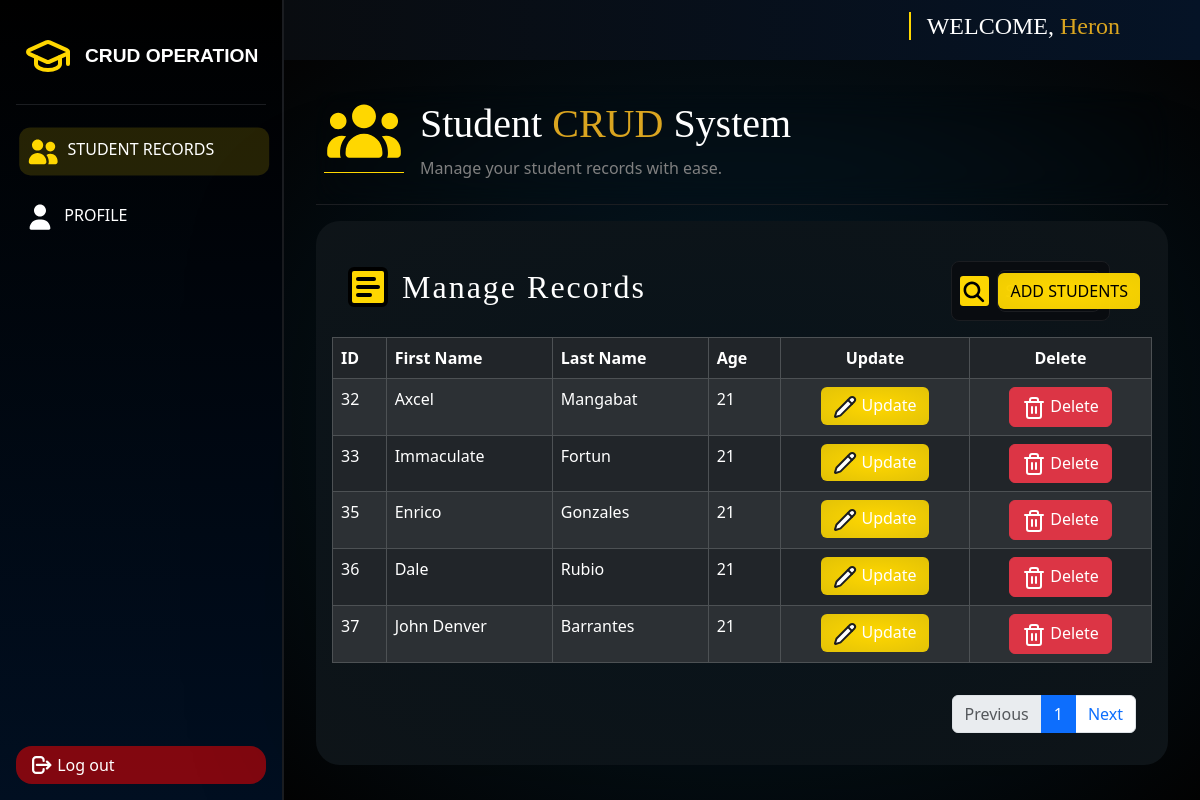
/dashboard.php (signed in), run on the app's committed database.
### tables this page shows
CREATE TABLE `users` (
  `ID` int(11) NOT NULL,
  `Name` varchar(255) NOT NULL,
  `Email` varchar(255) NOT NULL,
  `Username` varchar(255) NOT NULL,
  `Password` varchar(255) NOT NULL
);

CREATE TABLE `students` (
  `id` int(11) NOT NULL,
  `First_Name` varchar(255) DEFAULT NULL,
  `Last_Name` varchar(255) DEFAULT NULL,
  `Age` int(11) DEFAULT NULL
);

### dashboard.php (the view, shortened to what this page needs)
<?php include 'header.php'; ?>
<?php include 'users.php'; ?>
<div class="container mt-4" id="innerCon">
    <div class="d-flex justify-content-between align-items-center mb-3" id="labelCon">
        <h2 class="main title2">&nbsp;Manage Records</h2>
        <form action="" method="GET">
            <button name="findName" type="submit" id="Searching"></button>
            <input type="text" name="SearchedName" value="<?php if(isset($_GET['SearchedName'])){echo $_GET['SearchedName'];}?>" id="search" placeholder="Search a record">
        </form>
        <button class="btn btn-primary" data-bs-toggle="modal" data-bs-target="#exampleModal">ADD STUDENTS</button>
    </div>
</div>
<table id="table1" class="table table-dark table-hover table-striped table-bordered">
    <thead class="table-dark">
        <tr>
            <th>ID</th>
            <th>First Name</th>
            <th>Last Name</th>
            <th>Age</th>
            <th>
                <center>Update</center>
            </th>
            <th>
                <center>Delete</center>
            </th>
        </tr>
    </thead>
    <tbody>
        <?php
$records_per_page = 5;
$page = isset($_GET['page']) ? (int) $_GET['page'] : 1;
$page = max(1, $page);
$offset = ($page - 1) * $records_per_page;
$search_query_param = isset($_GET['SearchedName']) ? trim($_GET['SearchedName']) : '';
if (!empty($search_query_param)) {
    $Findname = mysqli_real_escape_string($connection, $search_query_param);
    $query = "SELECT * FROM students WHERE CONCAT(First_Name, ' ', Last_Name) LIKE '%$Findname%'";
} else {
    $count_query = "SELECT COUNT(*) AS total FROM students";
    $count_result = mysqli_query($connection, $count_query);
    $count_row = mysqli_fetch_assoc($count_result);
    $total_records = $count_row['total'];
    $total_pages = ceil($total_records / $records_per_page);
    $query = "SELECT * FROM students LIMIT $offset, $records_per_page";
}
$result = mysqli_query($connection, $query);
if (mysqli_num_rows($result) > 0) {
    while ($row = mysqli_fetch_assoc($result)) {
        $modal_id = "deleteModal_" . $row['id'];
        ?>
        <tr>
            <td><?php echo htmlspecialchars($row['id']); ?></td>
            <td><?php echo htmlspecialchars($row['First_Name']); ?></td>
            <td><?php echo htmlspecialchars($row['Last_Name']); ?></td>
            <td><?php echo htmlspecialchars($row['Age']); ?></td>
            <td>
                <center>
                    <a id="UpdateBtn" href="update_page_1.php?id=<?php echo $row['id']; ?>" class="btn btn-success">
                        Update
                    </a>
                </center>
            </td>
            <td>
                <center>
                    <a class="btn btn-danger" data-bs-toggle="modal" data-bs-target="#<?php echo $modal_id; ?>">
                        Delete
                    </a>
                </center>
            </td>
        </tr>
    <?php }
} else { ?>
    <tr>
        <td colspan="6" class="text-center">No Records Found</td>
    </tr>
<?php } ?>
    </tbody>
</table>
<div class="footerContents" id="paginator">
    <nav class="mt-3" aria-label="Student records pages" id="RecordNav">
        <ul class="pagination justify-content-center">
            <li class="page-item <?= ($page <= 1) ? 'disabled' : '' ?>">
                <a class="page-link" href="?page=<?= $page - 1 ?>">
                    Previous
                </a>
            </li>
            <?php for ($i = 1; $i <= $page; $i++): ?>
                <li class="page-item <?= ($page == $i) ? 'active' : '' ?>">
                    <a class="page-link" href="?page=<?= $i ?>">
                        <?= $i ?>
                    </a>
                </li>
            <?php endfor; ?>
            <li class="page-item <?= ($page >= $total_pages) ? 'disabled' : '' ?>">
                <a class="page-link" href="?page=<?= $page + 1 ?>">
                    Next
                </a>
            </li>
        </ul>
    </nav>
    <div>
    </div>
</div>
<?php include 'footer.php'; ?>

### header.php (shortened to what this page needs)
<?php
include 'dbcon.php';
$query = "SELECT `ID`, `Username`, `Name`, `Email` FROM `users` WHERE `Email` = ?";
$stmt = mysqli_prepare($connection, $query);
mysqli_stmt_bind_param($stmt, "s", $_SESSION['email']);
mysqli_stmt_execute($stmt);
$result = mysqli_stmt_get_result($stmt);
$row = mysqli_fetch_assoc($result);
$username = $row['Username'];
?>
<!DOCTYPE html>
<html lang="en">
<head>
    <link href="https://cdn.jsdelivr.net/npm/bootstrap@5.3.8/dist/css/bootstrap.min.css" rel="stylesheet"
>
    <link rel="stylesheet" href="titlestyle.css">
</head>
<body>
    <aside style="grid-area: bar1">
        <div class="main titleside">
            <h2>&nbsp;CRUD OPERATION</h2>
        </div>
        <div class="navBar">
            <ul class="navLinks">
                <li id="StudentRecords" onclick="Records()"><a href="#" onclick="Records()" id="RecordText">
                        &nbsp;Student Records</a></li>
                <li id="Profile" onclick="Profiles()"><a href="#" onclick="Profiles()" id="ProfileText">
                        &nbsp;Profile</a></li>
            </ul>
        </div>
        <form action="logout.php" method="post" class="LogoutBox">
            <button type="submit" name="logout" class="btn">&nbsp;Log out</button>
        </form>
    </aside>
    <div class="barUpper" style="grid-area: bar2">
        <h3 class="main title1">Welcome, <span><?php echo htmlspecialchars($username); ?></span></h3>
    </div>
    <div class="container" id="contentCon" style="grid-area: bar3">
        <div class="AheaderWithASVG">
            <div class="textBox">
                <h1>Student <span class="Haccent">CRUD</span> System</span></h1>
                <p>Manage your student records with ease.</p>
            </div>
        </div>
        <div class="contentCard">

### footer.php (shortened to what this page needs)
 </div>
 </div>
</body>
</html>

### data on the page
users: Username "Heron"
students: id "32", First_Name "Axcel", Last_Name "Mangabat", Age "21"
students: id "33", First_Name "Immaculate", Last_Name "Fortun", Age "21"
students: id "35", First_Name "Enrico", Last_Name "Gonzales", Age "21"
students: id "36", First_Name "Dale", Last_Name "Rubio", Age "21"
students: id "37", First_Name "John Denver", Last_Name "Barrantes", Age "21"
